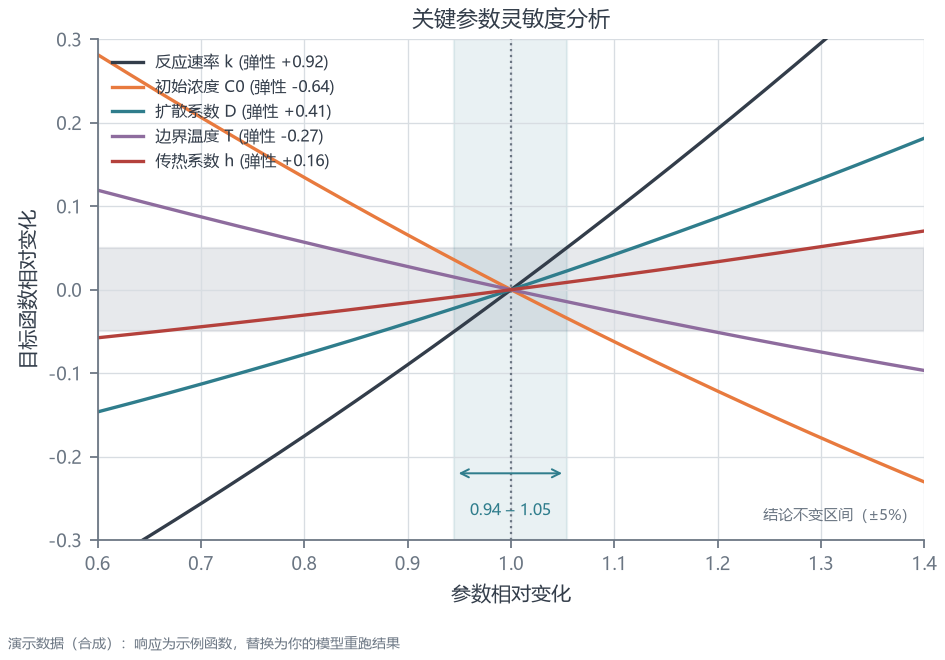

This figure's Python source:
"""Sensitivity analysis curves with a tolerance band.

Sweeps each key parameter around its nominal value, plots the resulting change in
the objective, and shades the band within which the conclusion is unchanged. This is
the figure that answers "how much can your inputs move before the answer changes".

Run directly::

    uv run --with matplotlib python sensitivity_curves.py -o out/sensitivity.pdf
"""

from __future__ import annotations

import argparse
import sys
from pathlib import Path

sys.path.insert(0, str(Path(__file__).resolve().parent.parent))

import numpy as np  # noqa: E402

from _style import (  # noqa: E402
    PALETTE,
    enable_utf8_stdout,
    SERIES,
    apply_style,
    draw_note,
    resolve_cjk_font,
    save_figure,
)

ZH_PARAMS = ["反应速率 k", "初始浓度 C0", "扩散系数 D", "边界温度 T", "传热系数 h"]
EN_PARAMS = ["Rate k", "Initial C0", "Diffusion D", "Wall temp T", "Heat transfer h"]


def band_bounds(elasticity: float, curvature: float, tolerance: float) -> tuple[float, float]:
    """Ratios at which a response leaves the tolerance band.

    Solves ``e*t + c*t^2 = ±tolerance`` for ``t = ratio - 1`` and keeps the root
    closest to the nominal point on each side, which is the extent of "input may
    move this far without changing the conclusion".
    """
    candidates: list[float] = []
    for target in (tolerance, -tolerance):
        # c*t^2 + e*t - target = 0
        discriminant = elasticity**2 + 4 * curvature * target
        if discriminant < 0:
            continue
        for sign in (1, -1):
            t = (-elasticity + sign * discriminant**0.5) / (2 * curvature)
            if abs(t) < 1e-6:
                continue
            candidates.append(1.0 + t)
    below = [value for value in candidates if value < 1.0]
    above = [value for value in candidates if value > 1.0]
    return (max(below) if below else 0.0, min(above) if above else float("inf"))


def main() -> int:
    parser = argparse.ArgumentParser(description=__doc__)
    parser.add_argument("-o", "--output", default="out/sensitivity.pdf")
    parser.add_argument("--seed", type=int, default=20240912)
    parser.add_argument("--tolerance", type=float, default=0.05, help="relative change treated as unchanged")
    parser.add_argument("--lang", choices=["auto", "zh", "en"], default="auto")
    args = parser.parse_args()
    enable_utf8_stdout()

    try:
        import matplotlib.pyplot as plt
    except ImportError as exc:
        print(f"matplotlib is required: {exc}", file=sys.stderr)
        return 2

    use_zh = args.lang == "zh" or (args.lang == "auto" and resolve_cjk_font() is not None)
    text = (
        {
            "x": "参数相对变化",
            "y": "目标函数相对变化",
            "title": "关键参数灵敏度分析",
            "band": "结论不变区间（±5%）",
            "nominal": "基准值",
            "note": "演示数据（合成）：响应为示例函数，替换为你的模型重跑结果",
        }
        if use_zh
        else {
            "x": "Parameter change (relative)",
            "y": "Objective change (relative)",
            "title": "Sensitivity of the objective to key parameters",
            "band": "Unchanged-conclusion band (±5%)",
            "nominal": "Nominal",
            "note": "Demo data (synthetic): replace with your model's re-run results",
        }
    )
    params = ZH_PARAMS if use_zh else EN_PARAMS

    apply_style()

    ratios = np.linspace(0.6, 1.4, 161)
    # Per-parameter elasticity so the curves separate: the ordering is the message.
    elasticity = np.array([0.92, -0.64, 0.41, -0.27, 0.16])
    curvature = np.array([0.22, 0.16, 0.11, 0.07, 0.04])

    fig, ax = plt.subplots(figsize=(6.0, 4.0))

    ax.axhspan(-args.tolerance, args.tolerance, color=PALETTE["tertiary"], alpha=0.28, zorder=0)

    bounds = [
        band_bounds(elasticity[index], curvature[index], args.tolerance)
        for index in range(len(params))
    ]
    # The narrowest window across all parameters bounds how far any input may move.
    safe_low = max(bound[0] for bound in bounds)
    safe_high = min(bound[1] for bound in bounds)
    if safe_low < safe_high:
        ax.axvspan(safe_low, safe_high, color=PALETTE["highlight"], alpha=0.10, zorder=0)
        ax.annotate(
            "",
            xy=(safe_low, -args.tolerance * 4.4),
            xytext=(safe_high, -args.tolerance * 4.4),
            arrowprops={"arrowstyle": "<->", "color": PALETTE["highlight"], "linewidth": 0.9},
        )
        ax.text(
            (safe_low + safe_high) / 2,
            -args.tolerance * 5.1,
            f"{safe_low:.2f} – {safe_high:.2f}",
            color=PALETTE["highlight"],
            fontsize=7,
            ha="center",
            va="top",
        )

    ax.axvline(1.0, color=PALETTE["secondary"], linestyle=":", linewidth=1.0, zorder=1)

    for index, name in enumerate(params):
        response = elasticity[index] * (ratios - 1) + curvature[index] * (ratios - 1) ** 2
        ax.plot(
            ratios,
            response,
            color=SERIES[index % len(SERIES)],
            linewidth=1.5,
            label=f"{name} (弹性 {elasticity[index]:+.2f})"
            if use_zh
            else f"{name} (elasticity {elasticity[index]:+.2f})",
        )

    worst = int(np.argmax(np.abs(elasticity)))

    ax.set_xlabel(text["x"])
    ax.set_ylabel(text["y"])
    ax.set_title(text["title"])
    ax.set_xlim(ratios.min(), ratios.max())
    ax.set_ylim(-args.tolerance * 6, args.tolerance * 6)
    ax.legend(loc="upper left", fontsize=7)
    ax.text(
        0.99,
        0.04,
        text["band"],
        transform=ax.transAxes,
        ha="right",
        fontsize=6.8,
        color=PALETTE["secondary"],
    )

    fig.tight_layout()
    draw_note(fig, text["note"])

    written = save_figure(fig, args.output)
    plt.close(fig)
    for path in written:
        print(f"wrote {path}")
    print(f"most sensitive: {params[worst]} (elasticity {elasticity[worst]:+.2f})")
    if safe_low < safe_high:
        print(
            f"inputs may move within {safe_low:.3f}..{safe_high:.3f} "
            f"before the ±{args.tolerance:.0%} conclusion changes"
        )
    return 0


if __name__ == "__main__":
    raise SystemExit(main())
